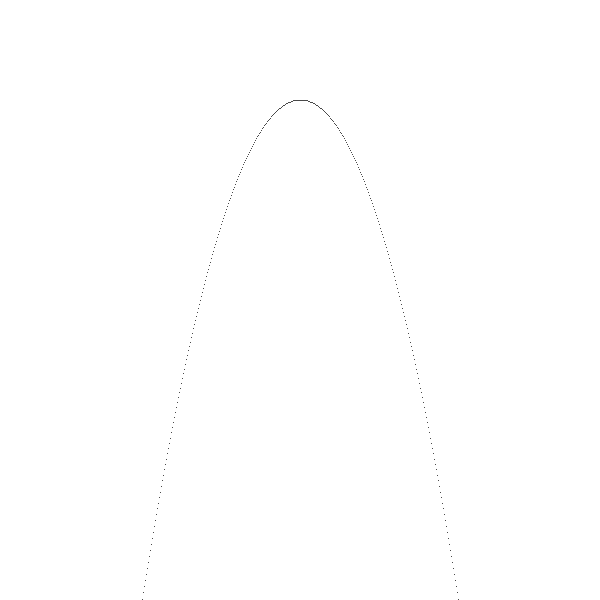
Frame 1 (no input)
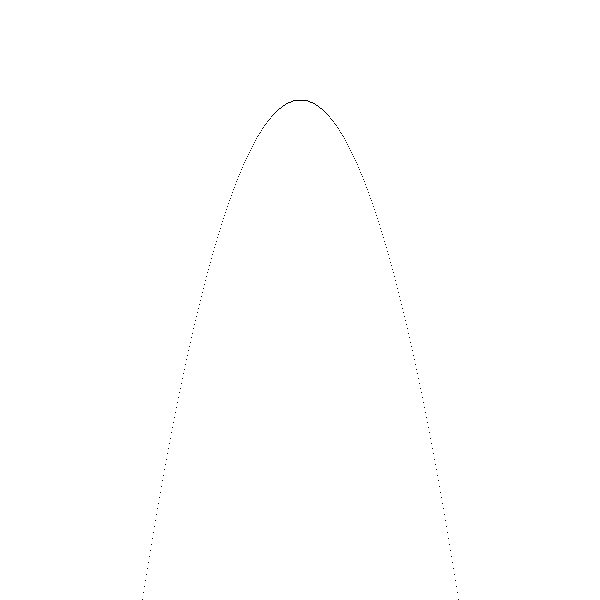
Frame 60 (the mouse pressed at the canvas centre just before this capture)
Frame 120 (the mouse held since frame 60 and released just before this capture): identical to frame 60, image omitted

The Processing sketch that drew these frames (run headless with seeded random() and noise(); from frame 60 on, the mouse is pressed at the canvas centre):

// Processing sketch: quadratic
// ── quadratic.pde
void setup(){
 size(600,600);
 
 background(255);
 
 
  
}


void draw(){
  translate(width/2,height/2);
  for(int x=-1000; x<1000;x++){
     float y=0.02* (x*x)-200;
     point(x,y);
  }
  
}
